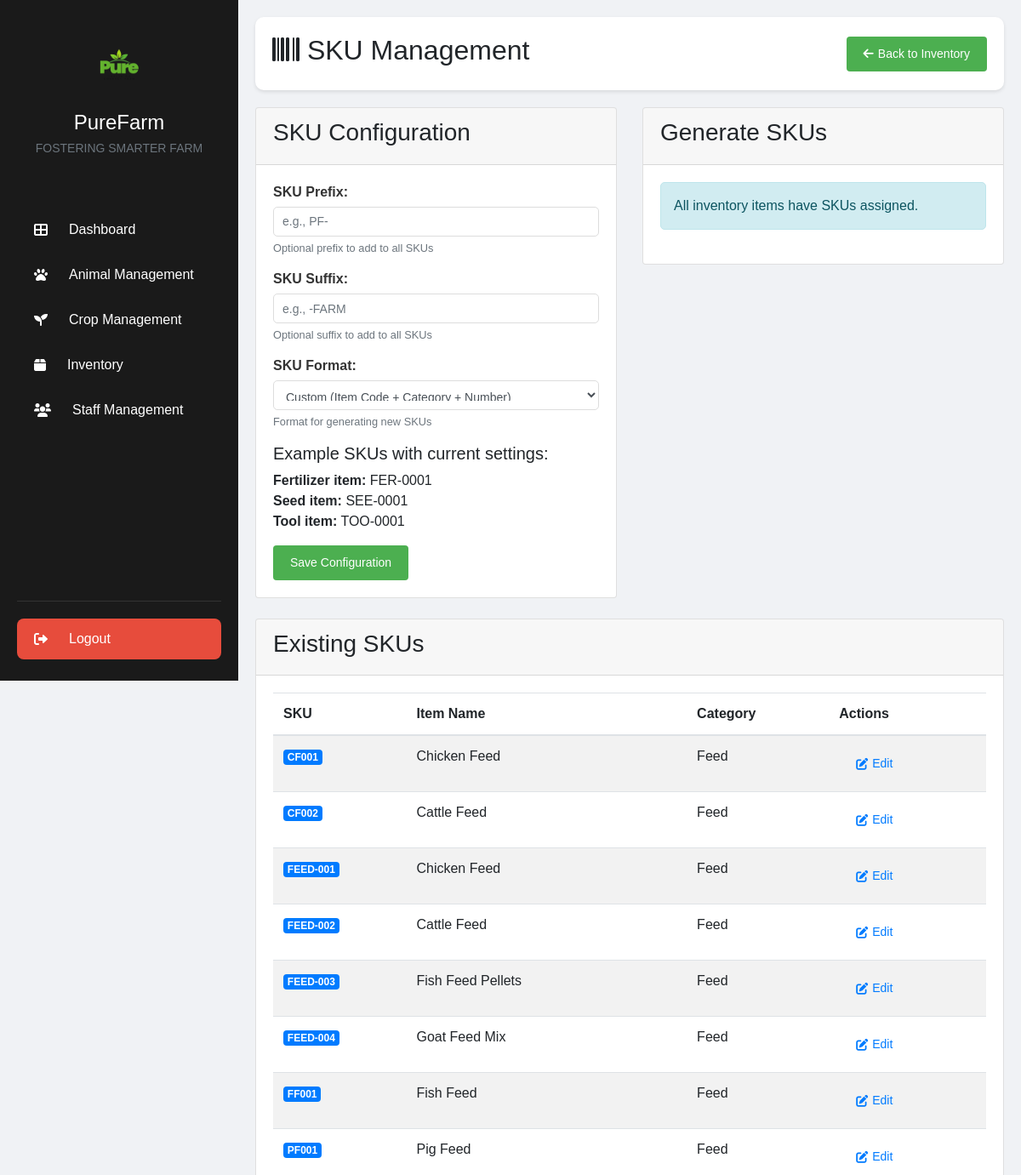
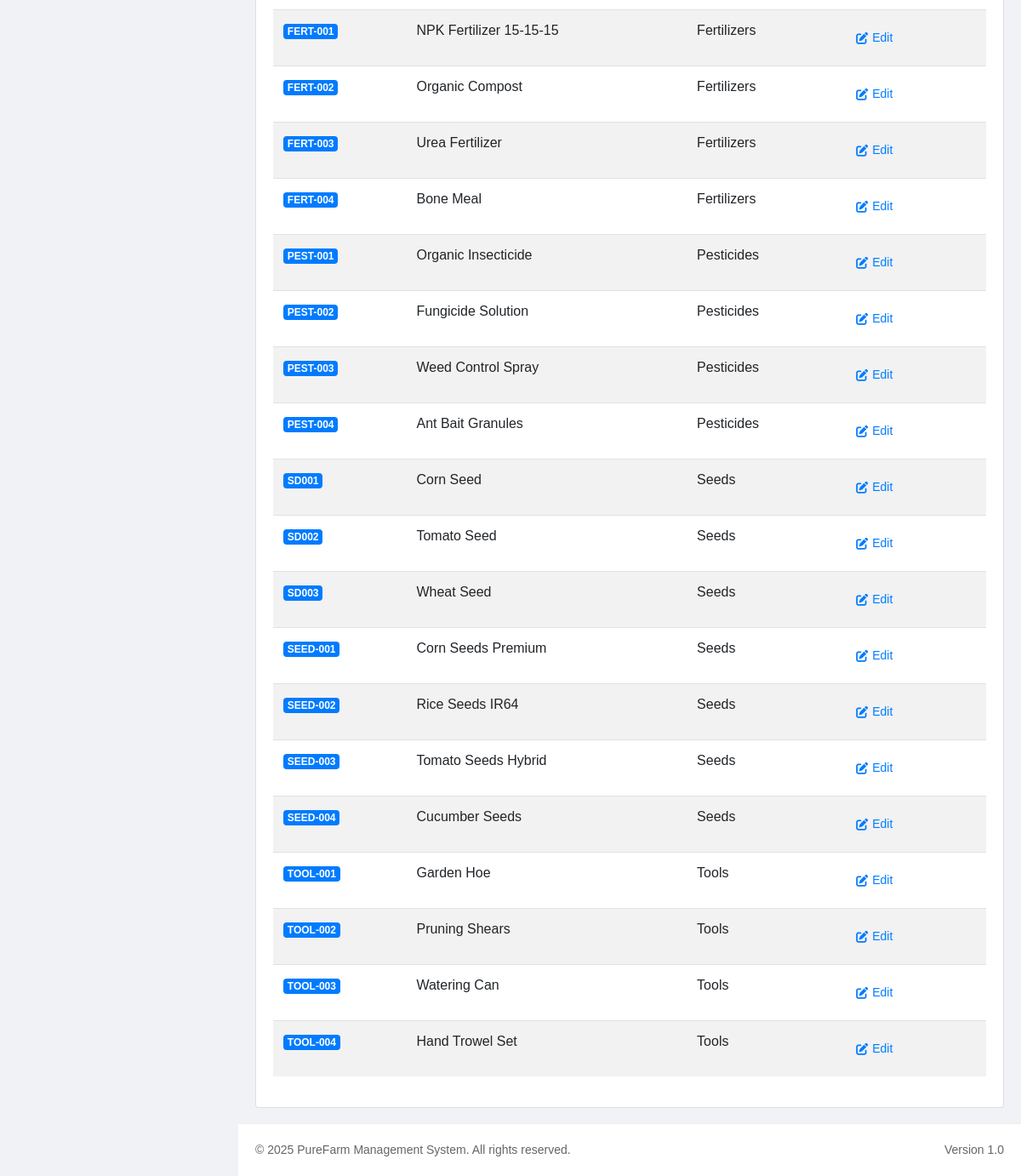
Page /sku_management.php (signed in) on the committed database (2 pictures, top to bottom).
### tables this page shows
CREATE TABLE `system_settings` (
  `id` int(11) NOT NULL,
  `setting_name` varchar(100) NOT NULL,
  `value` text DEFAULT NULL,
  `created_at` timestamp NOT NULL DEFAULT current_timestamp(),
  `updated_at` timestamp NOT NULL DEFAULT current_timestamp() ON UPDATE current_timestamp()
);

CREATE TABLE `inventory_items` (
  `id` int(11) NOT NULL,
  `item_name` varchar(100) NOT NULL,
  `sku` varchar(50) NOT NULL,
  `category_id` int(11) DEFAULT NULL,
  `description` text DEFAULT NULL,
  `unit_of_measure` varchar(20) NOT NULL,
  `current_quantity` decimal(10,2) NOT NULL DEFAULT 0.00,
  `reorder_level` decimal(10,2) NOT NULL DEFAULT 0.00,
  `maximum_level` decimal(10,2) DEFAULT NULL,
  `unit_cost` decimal(10,2) NOT NULL DEFAULT 0.00,
  `expiry_date` date DEFAULT NULL,
  `batch_number` varchar(50) DEFAULT NULL,
  `supplier_id` int(11) DEFAULT NULL,
  `status` enum('active','inactive') NOT NULL DEFAULT 'active',
  `created_at` timestamp NOT NULL DEFAULT current_timestamp(),
  `updated_at` timestamp NULL DEFAULT NULL ON UPDATE current_timestamp(),
  `is_active` tinyint(1) NOT NULL DEFAULT 1,
  `batch_tracking_enabled` tinyint(1) DEFAULT 0,
  `last_updated` datetime DEFAULT NULL
);

CREATE TABLE `item_categories` (
  `id` int(11) NOT NULL,
  `name` varchar(100) NOT NULL,
  `description` text DEFAULT NULL,
  `status` enum('active','inactive') NOT NULL DEFAULT 'active',
  `created_at` timestamp NOT NULL DEFAULT current_timestamp(),
  `updated_at` timestamp NULL DEFAULT NULL ON UPDATE current_timestamp()
);

### sku_management.php (the view, shortened to what this page needs)
<?php
require_once 'includes/db.php';
$skuPrefix = '';
$skuSuffix = '';
$skuFormat = '';
$skuItems = [];
$noSkuItems = [];
function ensureTableStructure($pdo) {
    try {
        $tableCheck = $pdo->query("SHOW TABLES LIKE 'inventory_items'");
        $columnsStmt = $pdo->query("DESCRIBE inventory_items");
        $columns = $columnsStmt->fetchAll(PDO::FETCH_COLUMN);
        $nameColumn = in_array('name', $columns) ? 'name' :
                     (in_array('item_name', $columns) ? 'item_name' : null);
        return [
            'status' => 'success',
            'nameColumn' => $nameColumn,
            'columns' => $columns
        ];
    } catch (PDOException $e) {
        return "Error checking table structure: " . $e->getMessage();
    }
}
$structureCheck = ensureTableStructure($pdo);
$nameColumn = is_array($structureCheck) && isset($structureCheck['nameColumn'])
    ? $structureCheck['nameColumn']
    : 'name';
try {
    $noSkuItems = [];
    $skuItems = [];
    $tableCheck = $pdo->query("SHOW TABLES LIKE 'system_settings'");
    $tableExists = $tableCheck->rowCount() > 0;
    if ($tableExists) {
        $skuPrefixStmt = $pdo->query("SELECT value FROM system_settings WHERE setting_name = 'sku_prefix'");
        if ($skuPrefixStmt && $skuPrefixStmt->rowCount() > 0) {
            $skuPrefix = $skuPrefixStmt->fetchColumn();
        } else {
            $skuPrefix = '';
        }
        $skuSuffixStmt = $pdo->query("SELECT value FROM system_settings WHERE setting_name = 'sku_suffix'");
        if ($skuSuffixStmt && $skuSuffixStmt->rowCount() > 0) {
            $skuSuffix = $skuSuffixStmt->fetchColumn();
        } else {
            $skuSuffix = '';
        }
        $skuFormatStmt = $pdo->query("SELECT value FROM system_settings WHERE setting_name = 'sku_format'");
        if ($skuFormatStmt && $skuFormatStmt->rowCount() > 0) {
            $skuFormat = $skuFormatStmt->fetchColumn();
        } else {
            $skuFormat = 'category-number';
        }
    } else {
        $skuPrefix = '';
        $skuSuffix = '';
        $skuFormat = 'category-number';
    }
    $noSkuStmt = $pdo->query("
        SELECT
            inventory_items.id,
            inventory_items.{$nameColumn} AS name,
            inventory_items.sku,
            item_categories.name AS category_name
        FROM inventory_items
        LEFT JOIN item_categories ON inventory_items.category_id = item_categories.id
        WHERE inventory_items.sku IS NULL OR inventory_items.sku = ''
        ORDER BY item_categories.name, inventory_items.{$nameColumn}
    ");
    if ($noSkuStmt) {
        $noSkuItems = $noSkuStmt->fetchAll(PDO::FETCH_ASSOC);
    }
    $skuStmt = $pdo->query("
        SELECT
            inventory_items.id,
            inventory_items.{$nameColumn} AS name,
            inventory_items.sku,
            item_categories.name AS category_name
        FROM inventory_items
        LEFT JOIN item_categories ON inventory_items.category_id = item_categories.id
        WHERE inventory_items.sku IS NOT NULL AND inventory_items.sku != ''
        ORDER BY item_categories.name, inventory_items.sku
        LIMIT 50
    ");
    if ($skuStmt) {
        $skuItems = $skuStmt->fetchAll(PDO::FETCH_ASSOC);
    }
} catch(PDOException $e) {
    error_log("Error fetching SKU data: " . $e->getMessage());
    $errorMsg = 'Failed to load SKU configuration: ' . $e->getMessage() . ' [' . $e->getCode() . ']';
    $noSkuItems = [];
    $skuItems = [];
    $skuCategories = [];
}
include 'includes/header.php';
?>
<div class="main-content">
    <div class="page-header">
        <h2><i class="fas fa-barcode"></i> SKU Management</h2>
        <div class="action-buttons">
            <a href="inventory.php" class="btn btn-primary">
                <i class="fas fa-arrow-left"></i> Back to Inventory
            </a>
        </div>
    </div>
    <div class="row">
        <div class="col-md-6">
            <div class="card">
                <div class="card-header">
                    <h3>SKU Configuration</h3>
                </div>
                <div class="card-body">
                    <form method="post" action="">
                        <div class="form-group">
                            <label for="sku_prefix">SKU Prefix:</label>
                            <input type="text" class="form-control" id="sku_prefix" name="sku_prefix"
                                value="<?php echo htmlspecialchars($skuPrefix); ?>"
                                placeholder="e.g., PF-">
                            <small class="form-text text-muted">Optional prefix to add to all SKUs</small>
                        </div>
                        <div class="form-group">
                            <label for="sku_suffix">SKU Suffix:</label>
                            <input type="text" class="form-control" id="sku_suffix" name="sku_suffix"
                                value="<?php echo htmlspecialchars($skuSuffix); ?>"
                                placeholder="e.g., -FARM">
                            <small class="form-text text-muted">Optional suffix to add to all SKUs</small>
                        </div>
                        <div class="form-group">
                            <label for="sku_format">SKU Format:</label>
                            <select class="form-control" id="sku_format" name="sku_format">
                                <option value="custom" <?php echo $skuFormat === 'custom' ? 'selected' : ''; ?>>
                                    Custom (Item Code + Category + Number)
                                </option>
                            </select>
                            <small class="form-text text-muted">Format for generating new SKUs</small>
                        </div>
                        <div class="form-group">
                            <h5>Example SKUs with current settings:</h5>
                            <ul class="list-unstyled">
                                <li><strong>Fertilizer item:</strong> <?php echo htmlspecialchars($skuPrefix . "FER-0001" . $skuSuffix); ?></li>
                                <li><strong>Seed item:</strong> <?php echo htmlspecialchars($skuPrefix . "SEE-0001" . $skuSuffix); ?></li>
                                <li><strong>Tool item:</strong> <?php echo htmlspecialchars($skuPrefix . "TOO-0001" . $skuSuffix); ?></li>
                            </ul>
                        </div>
                        <button type="submit" class="btn btn-primary">Save Configuration</button>
                    </form>
                </div>
            </div>
        </div>
        <div class="col-md-6">
            <div class="card">
                <div class="card-header">
                    <h3>Generate SKUs</h3>
                </div>
                <div class="card-body">
                    <?php if (count($noSkuItems) > 0): ?>
                        <form method="post" action="">
                            <input type="hidden" name="action" value="bulk_generate">
                            <p>There are <?php echo count($noSkuItems); ?> items without SKUs.</p>
                            <button type="submit" class="btn btn-warning mb-3">
                                <i class="fas fa-magic"></i> Generate SKUs for All Items
                            </button>
                        </form>
                        <hr>
                        <h4>Generate Individual SKU</h4>
                        <form method="post" action="">
                            <input type="hidden" name="action" value="generate_sku">
                            <div class="form-group">
                                <label for="item_id">Select Item:</label>
                                <select class="form-control" id="item_id" name="item_id" required>
                                    <option value="">-- Select an item --</option>
                                    <?php foreach ($noSkuItems as $item): ?>
                                        <option value="<?php echo $item['id']; ?>">
                                            <?php echo htmlspecialchars($item['name']); ?>
                                            (<?php echo htmlspecialchars($item['category_name'] ?? 'No Category'); ?>)
                                        </option>
                                    <?php endforeach; ?>
                                </select>
                            </div>
                            <button type="submit" class="btn btn-primary">Generate SKU</button>
                        </form>
                    <?php else: ?>
                        <div class="alert alert-info">
                            All inventory items have SKUs assigned.
                        </div>
                    <?php endif; ?>
                </div>
            </div>
        </div>
    </div>
    <div class="card mt-4">
        <div class="card-header">
            <h3>Existing SKUs</h3>
        </div>
        <div class="card-body">
            <?php if (count($skuItems) > 0): ?>
                <div class="table-responsive">
                    <table class="table table-striped">
                        <thead>
                            <tr>
                                <th>SKU</th>
                                <th>Item Name</th>
                                <th>Category</th>
                                <th>Actions</th>
                            </tr>
                        </thead>
                        <tbody>
                            <?php foreach ($skuItems as $item): ?>
                                <tr>
                                    <td><span class="badge badge-primary"><?php echo htmlspecialchars($item['sku']); ?></span></td>
                                    <td><?php echo htmlspecialchars($item['name']); ?></td>
                                    <td><?php echo htmlspecialchars($item['category_name'] ?? 'No Category'); ?></td>
                                    <td>
                                        <a href="edit_inventory_item.php?id=<?php echo $item['id']; ?>" class="btn btn-sm btn-outline-primary">
                                            <i class="fas fa-edit"></i> Edit
                                        </a>
                                    </td>
                                </tr>
                            <?php endforeach; ?>
                        </tbody>
                    </table>
                </div>
            <?php else: ?>
                <div class="alert alert-warning">
                    No items with SKUs found.
                </div>
            <?php endif; ?>
        </div>
    </div>
</div>
<?php include 'includes/footer.php'; ?>

### assets/css/styles.css (style rules this page uses)
* { margin: 0; padding: 0; box-sizing: border-box; font-family: Arial, sans-serif; }
body { background-color: #f0f2f5; }
.main-content { flex: 1; margin-left: 280px; padding: 20px; }
.page-header { display: flex; justify-content: space-between; align-items: center; margin-bottom: 20px; padding: 20px; background: white; border-radius: 10px; box-shadow: 0 2px 4px rgba(0,0,0,0.1); }
.btn { padding: 10px 20px; border: none; border-radius: 5px; cursor: pointer; font-size: 14px; display: inline-flex; align-items: center; gap: 5px; }
.btn-primary { background: #4CAF50; color: white; }
.alert { padding: 15px; margin-bottom: 20px; border-radius: 5px; }
.main-content { flex: 1; margin-left: 280px; padding: 20px; padding-bottom: 80px; }
.form-group { margin-bottom: 20px; }
.form-group label { display: block; margin-bottom: 8px; color: #555; font-weight: 500; }
.btn-primary { background: #4CAF50; color: white; border: none; padding: 10px 20px; border-radius: 4px; cursor: pointer; font-size: 14px; transition: background 0.3s ease; }

### assets/css/forms.css (style rules this page uses)
.form-group { margin-bottom: 15px; }
.form-group label { display: block; margin-bottom: 5px; font-weight: bold; color: #333; }
.form-group input, .form-group select, .form-group textarea { width: 100%; padding: 10px; border: 1px solid #ddd; border-radius: 5px; font-size: 14px; }

### rows in the picture
system_settings: sku_format "Custom (Item Code + Category + Number)"
inventory_items: sku "CF001", item_name "Chicken Feed", category.name "Feed"
inventory_items: sku "CF002", item_name "Cattle Feed", category.name "Feed"
inventory_items: sku "FEED-001", item_name "Chicken Feed", category.name "Feed"
inventory_items: sku "FEED-002", item_name "Cattle Feed", category.name "Feed"
inventory_items: sku "FEED-003", item_name "Fish Feed Pellets", category.name "Feed"
inventory_items: sku "FEED-004", item_name "Goat Feed Mix", category.name "Feed"
inventory_items: sku "FF001", item_name "Fish Feed", category.name "Feed"
inventory_items: sku "PF001", item_name "Pig Feed", category.name "Feed"
inventory_items: sku "FERT-001", item_name "NPK Fertilizer 15-15-15", category.name "Fertilizers"
inventory_items: sku "FERT-002", item_name "Organic Compost", category.name "Fertilizers"
inventory_items: sku "FERT-003", item_name "Urea Fertilizer", category.name "Fertilizers"
inventory_items: sku "FERT-004", item_name "Bone Meal", category.name "Fertilizers"
inventory_items: sku "PEST-001", item_name "Organic Insecticide", category.name "Pesticides"
inventory_items: sku "PEST-002", item_name "Fungicide Solution", category.name "Pesticides"
inventory_items: sku "PEST-003", item_name "Weed Control Spray", category.name "Pesticides"
inventory_items: sku "PEST-004", item_name "Ant Bait Granules", category.name "Pesticides"
inventory_items: sku "SD001", item_name "Corn Seed", category.name "Seeds"
inventory_items: sku "SD002", item_name "Tomato Seed", category.name "Seeds"
inventory_items: sku "SD003", item_name "Wheat Seed", category.name "Seeds"
inventory_items: sku "SEED-001", item_name "Corn Seeds Premium", category.name "Seeds"
inventory_items: sku "SEED-002", item_name "Rice Seeds IR64", category.name "Seeds"
inventory_items: sku "SEED-003", item_name "Tomato Seeds Hybrid", category.name "Seeds"
inventory_items: sku "SEED-004", item_name "Cucumber Seeds", category.name "Seeds"
inventory_items: sku "TOOL-001", item_name "Garden Hoe", category.name "Tools"
inventory_items: sku "TOOL-002", item_name "Pruning Shears", category.name "Tools"
inventory_items: sku "TOOL-003", item_name "Watering Can", category.name "Tools"
inventory_items: sku "TOOL-004", item_name "Hand Trowel Set", category.name "Tools"

### other values in the picture
$skuPrefix . "FER-0001" . $skuSuffix "FER-0001"
$skuPrefix . "SEE-0001" . $skuSuffix "SEE-0001"
$skuPrefix . "TOO-0001" . $skuSuffix "TOO-0001"
